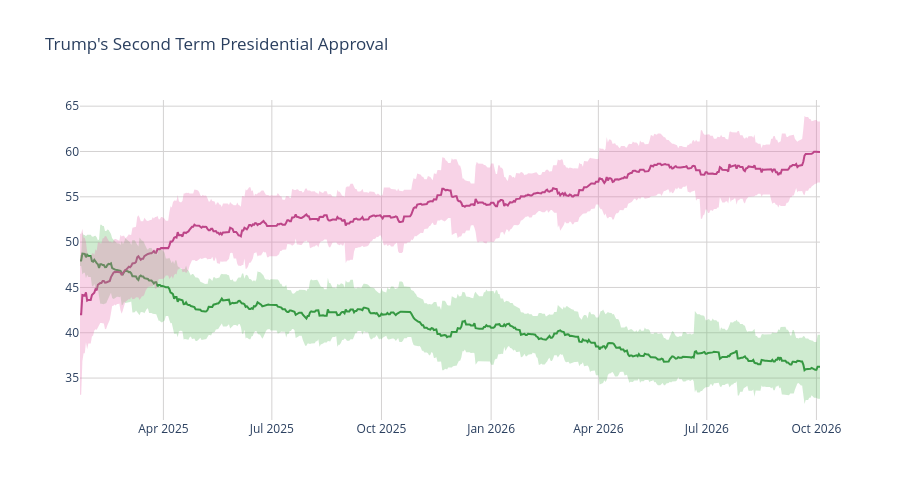

Notebook code for this chart:
### Code cell
disappr_ci_hex = "#e86eaf"
appr_ci_hex = "#60be65"
disappr_ci_rgba = "rgba(232, 110, 175, 0.3)"
appr_ci_rgba = "rgba(96, 190, 101, 0.3)"
grid_col = "#d4d2d2"


# Approve
fig = go.Figure(go.Scatter(
    x=pres['end_date'],
    y=pres['approve'],
    hovertemplate="%{y:.2f}%",
    name="<b>Approve</b>",
    line=dict(color="#228833"),
    showlegend=False
))

# Disapprove
fig.add_trace(go.Scatter(
    x=pres['end_date'],
    y=pres['disapprove'],
    hovertemplate="%{y:.2f}%",
    name="<b>Disapprove</b>",
    line=dict(color="#aa3377"),
    showlegend=False
    )
)

# Approve CI
fig.add_traces([

    # Upper bound
    go.Scatter(
        x=pres['end_date'],
        y=pres['approve_upper_ci'],
        marker=dict(color=appr_ci_hex),
        line=dict(width=0),
        mode='lines',
        showlegend=False,
        hoverinfo="skip"
    ),

    # Lower bound
    go.Scatter(
        x=pres['end_date'],
        y=pres['approve_lower_ci'],
        marker=dict(color=appr_ci_hex),
        line=dict(width=0),
        mode='lines',
        fillcolor=appr_ci_rgba,
        fill="tonexty",
        showlegend=False,
        hoverinfo="skip"
    )
])

# Disapprove CI
fig.add_traces([

    # Upper bound
    go.Scatter(
        x=pres['end_date'],
        y=pres['disapprove_upper_ci'],
        marker=dict(color=disappr_ci_hex),
        line=dict(width=0),
        mode='lines',
        showlegend=False,
        hoverinfo="skip"
    ),

    # Lower bound
    go.Scatter(
        x=pres['end_date'],
        y=pres['disapprove_lower_ci'],
        marker=dict(color=disappr_ci_hex),
        line=dict(width=0),
        mode='lines',
        fillcolor=disappr_ci_rgba,
        fill="tonexty",
        showlegend=False,
        hoverinfo="skip"
    )
])

fig.update_layout(
    title=dict(text="Trump's Second Term Presidential Approval"),
    hovermode="x"
)

fig.update_xaxes(gridcolor=grid_col)
fig.update_yaxes(gridcolor=grid_col)

fig.update_layout(hovermode="x", hoverlabel_align="right", plot_bgcolor="rgba(0, 0, 0, 0)", height=500)
fig.show()

### Figure 1 — Plotly figure (JSON) as saved in the notebook; plotly's stock layout.template omitted (floating-point values rounded to 4 significant figures; data arrays with more than 128 entries replaced by an {"elided": "..."} marker saying what was removed)
{"data": [{"hovertemplate": "%{y:.2f}%", "line": {"color": "#228833"}, "name": "<b>Approve</b>", "showlegend": false, "type": "scatter", "x": {"elided": "622 str values"}, "y": {"elided": "622 float values"}}, {"hovertemplate": "%{y:.2f}%", "line": {"color": "#aa3377"}, "name": "<b>Disapprove</b>", "showlegend": false, "type": "scatter", "x": {"elided": "622 str values"}, "y": {"elided": "622 float values"}}, {"hoverinfo": "skip", "line": {"width": 0}, "marker": {"color": "#60be65"}, "mode": "lines", "showlegend": false, "type": "scatter", "x": {"elided": "622 str values"}, "y": {"elided": "622 float values"}}, {"fill": "tonexty", "fillcolor": "rgba(96, 190, 101, 0.3)", "hoverinfo": "skip", "line": {"width": 0}, "marker": {"color": "#60be65"}, "mode": "lines", "showlegend": false, "type": "scatter", "x": {"elided": "622 str values"}, "y": {"elided": "622 float values"}}, {"hoverinfo": "skip", "line": {"width": 0}, "marker": {"color": "#e86eaf"}, "mode": "lines", "showlegend": false, "type": "scatter", "x": {"elided": "622 str values"}, "y": {"elided": "622 float values"}}, {"fill": "tonexty", "fillcolor": "rgba(232, 110, 175, 0.3)", "hoverinfo": "skip", "line": {"width": 0}, "marker": {"color": "#e86eaf"}, "mode": "lines", "showlegend": false, "type": "scatter", "x": {"elided": "622 str values"}, "y": {"elided": "622 float values"}}], "layout": {"height": 500, "hoverlabel": {"align": "right"}, "hovermode": "x", "plot_bgcolor": "rgba(0, 0, 0, 0)", "title": {"text": "Trump's Second Term Presidential Approval"}, "xaxis": {"gridcolor": "#d4d2d2"}, "yaxis": {"gridcolor": "#d4d2d2"}}}
